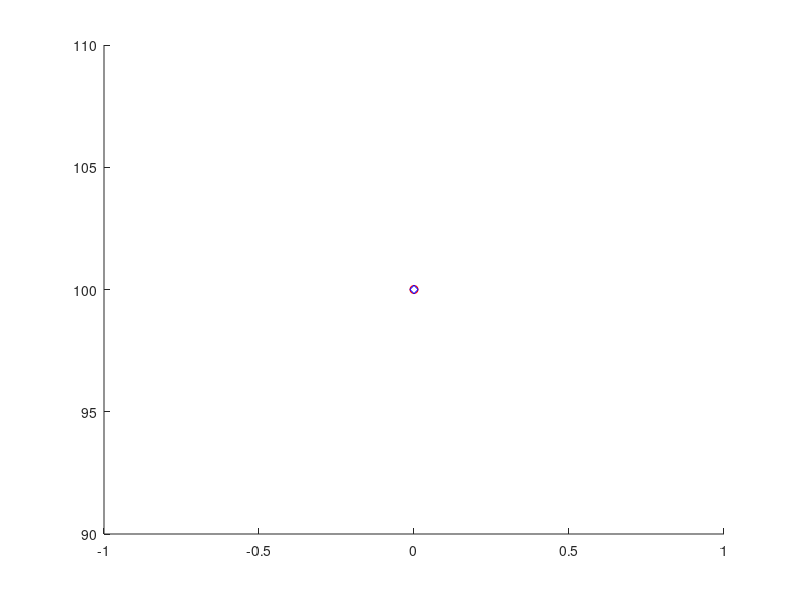

The MATLAB source for this figure: (Note: this script raises an error after producing the figure.)
% Plots the bikes in Boston and Cambridge at the end of each day.
% Precondition: n/a.
% Postcondition: the bikes at the end of each day have been plotted.

b = 100;
c = 100;
clf;
hold on;
plot(0, b, 'ro');
plot(0, c, 'bd'); 
for iter=1:30
    bike_update
    plot(iter, b, 'ro');
    plot(iter, c, 'bd');
end
hold off;